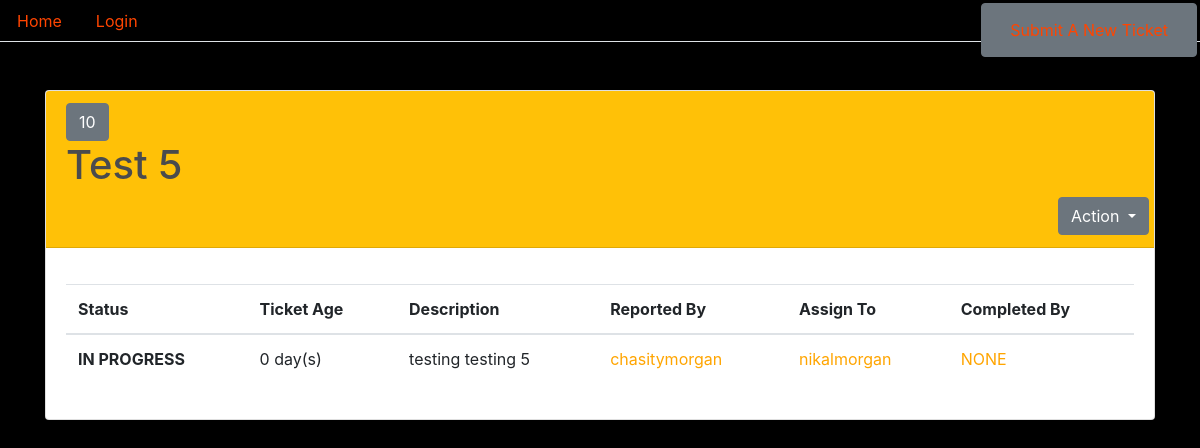
The page /ticket/10/ on the database its author committed.
### bugs/models.py (models this page shows, shortened)
class Ticket(models.Model):
    class Status(models.TextChoices):
        NEW = 'NEW'
        IN_PROGESS = 'IN PROGRESS'
        DONE = 'DONE'
        INVALID = 'INVALID'
    title = models.CharField(max_length=80)
    date = models.DateTimeField(default=timezone.now)
    description = models.TextField()
    filedBy = models.ForeignKey(CustomUser, on_delete=models.CASCADE)
    status = models.CharField(
        max_length=200,
        choices=Status.choices,
        default=Status.NEW)
    assignedTo = models.CharField(max_length=240, default='NONE')
    completedBy = models.CharField(max_length=240, default='NONE')
    markedBy = models.CharField(max_length=240, default='NONE')
    @property
    def age(self):
        return int((timezone.now() - self.date).days / 365.25)

### custom_users/models.py (models this page shows)
class CustomUser(AbstractUser):
    position = models.CharField(max_length=120, blank=True, null=True)
    REQUIRED_FIELDS = ['position']
    def __str__(self):
        return self.username

### bugs/views.py (the view)
# urls.py: path('ticket/<int:id>/', views.ticket_detail, name='ticketdetails'),
def ticket_detail(request, id):
    current_ticket = Ticket.objects.filter(id=id).first()
    return render(request, 'ticket_detail.html', {'ticket': current_ticket})

### templates/ticket_detail.html (shortened to what this page needs)
{% load static %}
<!DOCTYPE html>
<html lang="en">
<head>
    <link rel="stylesheet" href="https://stackpath.bootstrapcdn.com/bootstrap/4.5.1/css/bootstrap.min.css"
>
    <link rel="stylesheet" type="text/css" href="{% static 'css/main.css' %}">
</head>
<body>
    <ul class="nav nav-tabs">
        <li class="nav-item">
            <a class="nav-link" href="/" style="color: orangered;">Home</a>
        </li>
        {% if request.user.is_authenticated %}
        <li class="nav-item">
            <a class="nav-link" href="/logout/" style="color: orangered;">Logout</a>
        </li>
        {% else %}
        <li class="nav-item">
            <a class="nav-link" href="/login/" style="color: orangered;">Login</a>
        </li>
        {% endif %}
    </ul>
    <ul class="nav justify-content-end" style="position: fixed; top: 3px; right: 3px;">
        <li class="nav-item">
            <button class="btn btn-secondary"><a class="nav-link" href="/submit/" style="color: orangered;">Submit A New Ticket</a></button>
        </li>
    </ul>
    <br>
    <br>
    <div class="container" style="color: rgb(74, 75, 77)">
        <div class="card">
            {% if ticket.status == 'NEW' %}
            <div class="card-header bg-primary mb-3">
                <button type="button" class="btn btn-secondary">{{ticket.id}}</button>
                <h1>{{ticket.title}}</h1>
                <div class=" row justify-content-end">
                    <div class="btn-group">
                        <button type="button" class="btn btn-secondary dropdown-toggle" data-toggle="dropdown"
                            aria-haspopup="true" aria-expanded="false">
                            Action
                        </button>
                        <div class="dropdown-menu">
                            <a class="dropdown-item" href="/claim/{{ticket.id}}/">Claim Ticket</a>
                            <a class="dropdown-item" href="/complete/{{ticket.id}}/">Complete Ticket</a>
                            <a class="dropdown-item" href="/ticket/{{ticket.id}}/edit/">Edit Ticket</a>
                            <div class="dropdown-divider"></div>
                            <a class="dropdown-item" href="/invalid/{{ticket.id}}/">Mark Invalid</a>
                        </div>
                    </div>
                </div>
            </div>
            {% else %}
            <div class="card-header bg-warning mb-3">
                <button type="button" class="btn btn-secondary">{{ticket.id}}</button>
                <h1>{{ticket.title}}</h1>
                <div class=" row justify-content-end">
                    <div class="btn-group">
                        <button type="button" class="btn btn-secondary dropdown-toggle" data-toggle="dropdown"
                            aria-haspopup="true" aria-expanded="false">
                            Action
                        </button>
                    </div>
                </div>
            </div>
            {% endif %}
            <div class="card-body">
                <table class="table table-hover">
                    <thead>
                        <tr>
                            <th scope="col">Status</th>
                            <th scope="col">Ticket Age</th>
                            <th scope="col">Description</th>
                            <th scope="col">Reported By</th>
                            <th scope="col">Assign To</th>
                            <th scope="col">Completed By</th>
                        </tr>
                    </thead>
                    <tbody>
                        <tr>
                            <th scope="row">{{ticket.status}}</th>
                            <td>{{ ticket.age }} day(s)</td>
                            <td>{{ ticket.description }}</td>
                            <td><a href="/user/{{ticket.filedBy.username}}" class="card-link"
                                    style="color: orange;">{{ ticket.filedBy }}</a>
                            </td>
                            <td><a href="/user/{{ticket.assignedTo}}" class="card-link"
                                    style="color: orange;">{{ ticket.assignedTo }}</a>
                            </td>
                            <td><a href="/user/{{ticket.completedBy}}" class="card-link"
                                    style="color: orange;">{{ ticket.completedBy }}</a>
                            </td>
                        </tr>
                    </tbody>
                </table>
            </div>
        </div>
    </div>
</body>
</html>

### bugs/static/css/main.css (style rules this page uses)
body { background-color: black; }

### rows shown on the page
Ticket: id "10", title "Test 5", status "IN PROGRESS", age "0", description "testing testing 5", filedBy "chasitymorgan", assignedTo "nikalmorgan", completedBy "NONE"
